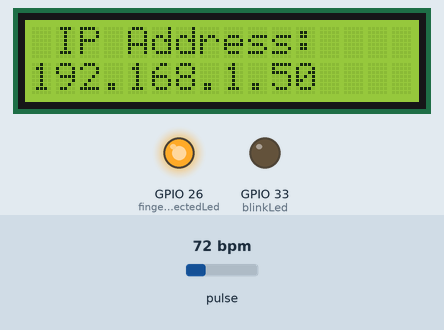
Simulated run of this sketch. Board: ESP32. Parts: 16×2 character LCD, output pins drawn as LEDs (lit = HIGH). Dashed ring = blinking. The inputs (shaded band) are chosen by the test bench; at power-on: pulse 72 bpm. WiFi joins after 1.5 s; servers stay silent unless stated; what the sketch prints to the serial monitor is not drawn.

Above: at 3.7 s.
At 4.7 s:
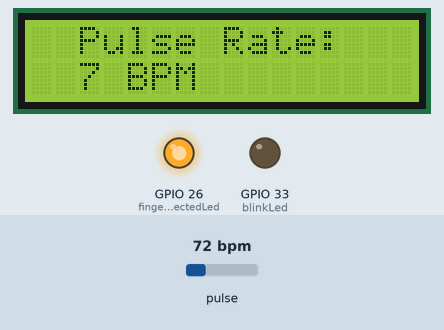
4.8 s: pulse set to 42 bpm
At 6.4 s:
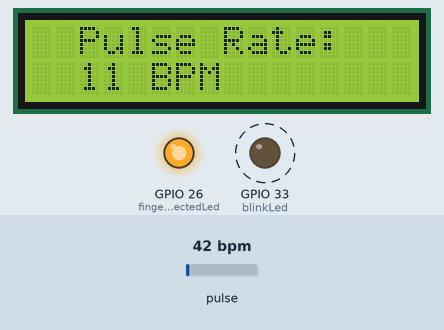
7.8 s: pulse set to 70 bpm
At 8.8 s:
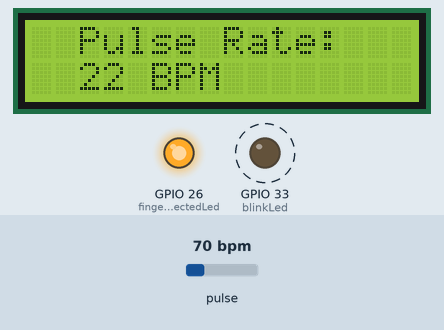
9.7 s: pulse set to 130 bpm
At 9.97 s:
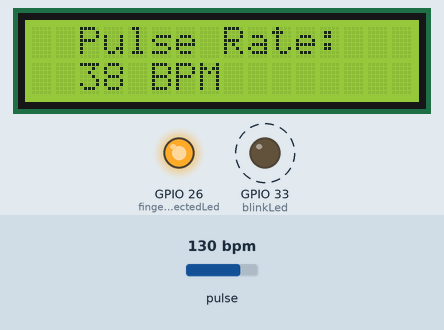
Timing chart, 0 to 63.7 s (numbered marks = the images above; inputs shaded):
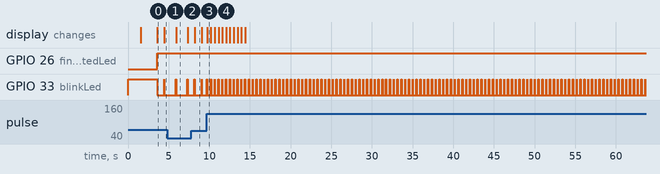

Measured:
- after the input at 4.8 s, GPIO 33 (blinkLed): alternates HIGH for 0.04 s and LOW for 1.4 s, starting after 1.1 s
- after the input at 7.8 s, the display: changes after 0.40 s (image 3)
- after the input at 9.7 s, GPIO 33 (blinkLed): alternates HIGH for 0.04 s and LOW for 0.43 s, starting at once
- what the display in image 0 shows lasts 0.9 s, from 3.6 s to 4.5 s
- what the display in image 2 shows lasts 1.4 s, from 5.9 s to 7.3 s
- what the display in image 4 shows lasts 0.5 s, from 9.7 s to 10.2 s

The sketch:

max_pulse_sensor.ino
```cpp
/*
  Optical Heart Rate Detection (PBA Algorithm) using the MAX30105 Breakout
  By: Nathan Seidle @ SparkFun Electronics
  Date: October 2nd, 2016
  https://github.com/sparkfun/MAX30105_Breakout

  This is a demo to show the reading of heart rate or beats per minute (BPM) using
  a Penpheral Beat Amplitude (PBA) algorithm.

  It is best to attach the sensor to your finger using a rubber band or other tightening
  device. Humans are generally bad at applying constant pressure to a thing. When you
  press your finger against the sensor it varies enough to cause the blood in your
  finger to flow differently which causes the sensor readings to go wonky.

  Hardware Connections (Breakoutboard to ESP32):
  -Vin = (3.3V is allowed)
  -GND = GND
  -SDA = 21
  -SCL = 22
  -INT = Not connected
*/

/*
   The following libraries are necessary
   for the asynchronous web server
*/
#include <Arduino.h>
#include <WiFi.h>
#include <AsyncTCP.h>  // https://github.com/dvarrel/ESPAsyncTCP
#include <ESPAsyncWebSrv.h>
#include <Arduino_JSON.h>

// Necessary for MAX30105 sensor
#include <Wire.h>
#include "MAX30105.h"
#include "heartRate.h"

// Necessary for LCD 1602
#include <LCD_I2C.h>

#define pulse_sensor_sda_pin 17
#define pulse_sensor_scl_pin 16

#define lcd_sda_pin 21
#define lcd_scl_pin 22

// Initialize I2C communication with the defined pins
TwoWire lcdI2CPort = TwoWire(0);
TwoWire particleSensorI2CPort = TwoWire(1);

LCD_I2C lcd(0x27, 16, 2);  // set the LCD address for a 16 chars and 2 line display

MAX30105 particleSensor;

const byte RATE_SIZE = 10;  //Increase this for more averaging. 4 is good.
byte rates[RATE_SIZE];     //Array of heart rates
byte rateSpot = 0;
long lastBeat = 0;  //Time at which the last beat occurred

float beatsPerMinute;
int beatAvg;

JSONVar pulseData;  // We use JSON to pass data from the Arduino sketch to the server

const int blinkLed = 33;
const int fingerDetectedLed = 26;

/*  Replace with your network credentials  */
const char *ssid = "PulseSensor";
const char *password = "11111111";

// Create AsyncWebServer object on port 80. Create an Event Source on "/events" endpoint
AsyncWebServer server(80);
AsyncEventSource events("/events");

/*
    The following code between the two "rawliteral" tags
    will be stored as text. It contains the html,
    css, and javascript that will be used to build
    the asynchronous server.
*/
const char index_html[] PROGMEM = R"rawliteral(
<!DOCTYPE HTML html>
<html>
  <head>
    <meta name="viewport" content="width=device-width, initial-scale=1">
    <link rel="icon" href="data:,">
      <style>
      html {
        font-family: Arial;
        display: inline-block;
        margin: 0px auto;
        text-align: center;
      }
      h2 { font-size: 3.0rem; }
      p { font-size: 3.0rem; }
      .reading {
        font-size: 2.0rem;
        color:black;
      }
      .dataType {
        font-size: 1.8rem;
      }
    </style>
  </head>
  <body>
      <h2>PulseSensor Server</h2>
      <p
        <span class="reading"> Heart Rate</span>
        <span id="bpm"></span>
        <span class="dataType">bpm</span>
      </p>
  </body>
<script>
window.addEventListener('load', getData);

function getData(){
  var xhr = new XMLHttpRequest();
  xhr.onreadystatechange = function() {
    if (this.readyState == 4 && this.status == 200) {
      var Jobj = JSON.parse(this.responseText);
      console.log(Jobj);
      if (jobj.isFingerDetected === true) {
        document.getElementById("bpm").innerHTML = Jobj.avgBPM;
      } else {
        document.getElementById("bpm").innerHTML = "0";
      }
    }
  };
  xhr.open("GET", "/data", true);
  xhr.send();
}

if (!!window.EventSource) {
  var source = new EventSource('/events');

  source.addEventListener('open', function(e) {
    console.log("Events Connection");
  }, false);

  source.addEventListener('error', function(e) {
    if (e.target.readyState != EventSource.OPEN) {
      console.log("Events Disconnection");
    }
  }, false);

  source.addEventListener('new_data', function(e) {
    console.log("new_data", e.data);
    var Jobj = JSON.parse(e.data);
    document.getElementById("bpm").innerHTML = Jobj.avgBPM;
  }, false);
}
</script>
</html>)rawliteral";

/*  Package the BPM in a JSON object  */
String updatePulseDataJson(long irValue) {
  bool isFingerDetected = irValue > 50000;

  long delta = millis() - lastBeat;
  lastBeat = millis();

  beatsPerMinute = 60 / (delta / 1000.0);

  if (beatsPerMinute < 255 && beatsPerMinute > 20) {
    rates[rateSpot++] = (byte)beatsPerMinute;  //Store this reading in the array
    rateSpot %= RATE_SIZE;                     //Wrap variable

    //Take average of readings
    beatAvg = 0;
    for (byte x = 0; x < RATE_SIZE; x++)
      beatAvg += rates[x];
    beatAvg /= RATE_SIZE;

    lcd.clear();
    if (isFingerDetected) {
      lcd.setCursor(2, 0);
      lcd.print("Pulse Rate:  ");
      lcd.setCursor(2, 1);
      lcd.print(beatAvg);
      lcd.print(" BPM     ");
    } else {
      lcd.setCursor(1, 0);
      lcd.print("IP Address:  ");
      lcd.setCursor(0, 1);
      lcd.print(WiFi.localIP());
    }
  }

  pulseData["isFingerDetected"] = isFingerDetected;
  pulseData["IR-value"] = irValue;
  pulseData["bpm"] = (int)beatsPerMinute;
  pulseData["avgBPM"] = beatAvg;

  String jsonString = JSON.stringify(pulseData);
  return jsonString;
}

// Begin the WiFi and print the server url to the serial port on connection
void beginWiFi() {
  WiFi.mode(WIFI_STA);
  WiFi.begin(ssid, password);
  Serial.print("Attempting to connect to ");
  Serial.print(ssid);
  while (WiFi.status() != WL_CONNECTED) {
    Serial.print(" ~");
    delay(1000);
  }
  Serial.println("\nConnected");
}

void setup() {
  pinMode(blinkLed, OUTPUT);
  pinMode(fingerDetectedLed, OUTPUT);

  /*
   115200 baud provides about 11 bytes per millisecond.
   The delay allows the port to settle so that
   we don't miss out on info about the server url
   in the Serial Monitor so we can connect a browser.
*/
  Serial.begin(115200);
  Serial.println("Initializing...");
  digitalWrite(blinkLed, HIGH);
  delay(1500);

  // Initialize LCD
  lcd.begin();
  lcd.backlight();

  beginWiFi();

  lcd.setCursor(1, 0);
  lcd.print("IP Address:  ");
  lcd.setCursor(0, 1);
  lcd.print(WiFi.localIP());

  // Initialize the I2C ports
  // lcdI2CPort.begin(lcd_sda_pin, lcd_scl_pin, 100000);
  particleSensorI2CPort.begin(pulse_sensor_sda_pin, pulse_sensor_scl_pin, 400000);

  // Initialize sensor
  if (!particleSensor.begin(particleSensorI2CPort, 400000))  //Use default I2C port, 400kHz speed
  {
    Serial.println("MAX30105 was not found. Please check wiring/power. ");
    while (1)
      ;
  }
  Serial.println("Place your index finger on the sensor with steady pressure.");
  particleSensor.setup();                     //Configure sensor with default settings
  particleSensor.setPulseAmplitudeRed(0x0A);  //Turn Red LED to low to indicate sensor is running
  particleSensor.setPulseAmplitudeGreen(0);   //Turn off Green LED

  // When the server gets a request for the root url serve the html
  server.on("/", HTTP_GET, [](AsyncWebServerRequest *request) {
    request->send(200, "text/html", index_html);
  });

  // Request for the latest PulseSensor data
  server.on("/data", HTTP_GET, [](AsyncWebServerRequest *request) {
    String json = updatePulseDataJson(particleSensor.getIR());
    request->send(200, "application/json", json);
    json = String();
  });

  /*
    Handler for when a client connects to the server
    Only send serial feedback when NOT sending PulseSensor Signal data
    Send event with short message and set reconnect timer to 2 seconds
*/
  events.onConnect([](AsyncEventSourceClient *client) {
    if (client->lastId()) {
      Serial.println("Client Reconnected");
    } else {
      Serial.println("New Client Connected");
    }
    client->send("hello", NULL, millis(), 20000);
  });

  /*  Create a handler for events  */
  server.addHandler(&events);

  /*  Start the server  */
  server.begin();
}

void loop() {
  long irValue = particleSensor.getIR();
  bool fingerIsDetected = irValue >= 50000;

  if (fingerIsDetected) {
    digitalWrite(fingerDetectedLed, HIGH);
  } else {
    digitalWrite(fingerDetectedLed, LOW);
  }

  if (checkForBeat(irValue) == true) {
    //We sensed a beat!
    if (fingerIsDetected) {
      digitalWrite(blinkLed, HIGH);
    }
    String jsonString = updatePulseDataJson(irValue);
    Serial.println("Sending JSON: " + jsonString);  // Debugging line

    events.send(jsonString.c_str(), "new_data", millis());
  } else {
    digitalWrite(blinkLed, LOW);
  }
}
```
